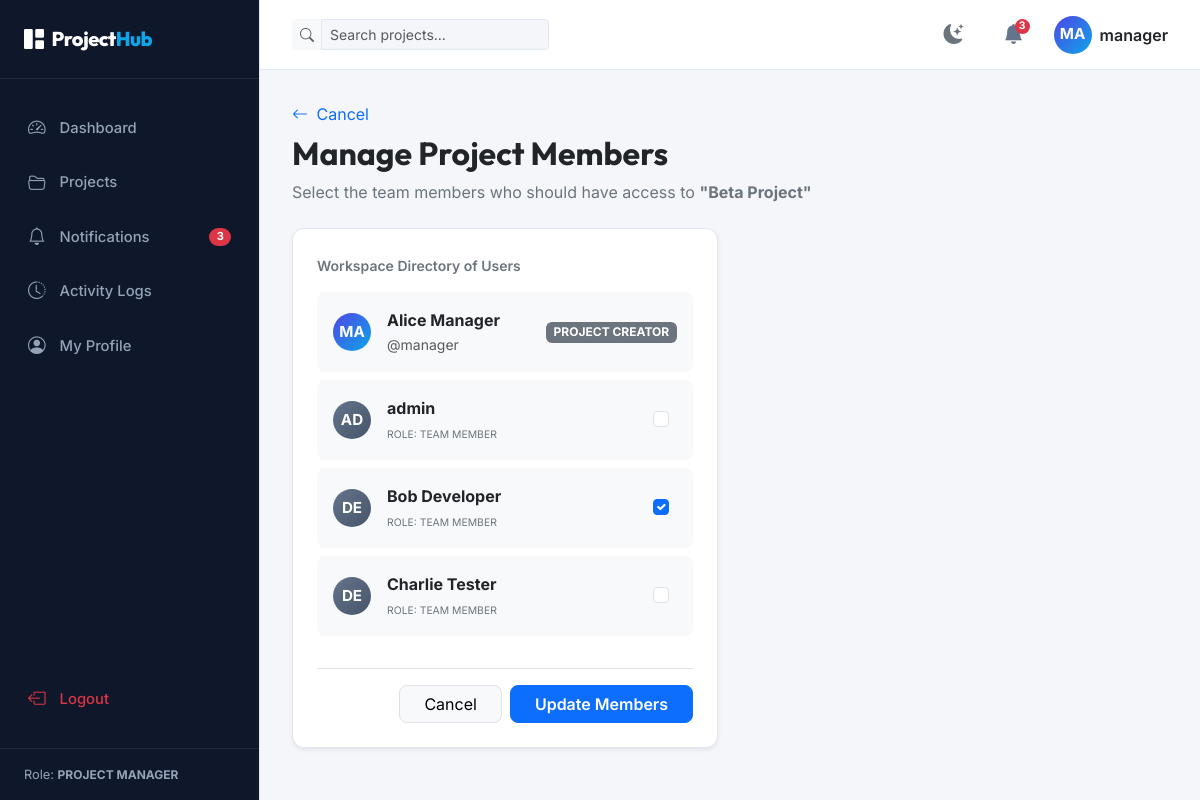
The page /projects/2/invite/ (signed in) on the database its author committed.
### management_app/models.py (models this page shows, shortened)
class CustomUser(AbstractUser):
    ROLE_CHOICES = (
        ('ADMIN', 'Admin'),
        ('PROJECT_MANAGER', 'Project Manager'),
        ('TEAM_MEMBER', 'Team Member'),
    )
    role = models.CharField(max_length=20, choices=ROLE_CHOICES, default='TEAM_MEMBER')
    full_name = models.CharField(max_length=255, blank=True)
    profile_picture = models.ImageField(upload_to='profile_pics/', blank=True, null=True)

class Project(models.Model):
    STATUS_CHOICES = (
        ('PLANNING', 'Planning'),
        ('ACTIVE', 'Active'),
        ('COMPLETED', 'Completed'),
    )
    name = models.CharField(max_length=255)
    description = models.TextField(blank=True)
    created_by = models.ForeignKey(CustomUser, on_delete=models.CASCADE, related_name='created_projects')
    start_date = models.DateField()
    end_date = models.DateField()
    status = models.CharField(max_length=20, choices=STATUS_CHOICES, default='PLANNING')
    members = models.ManyToManyField(CustomUser, related_name='projects')

### management_app/views.py (the view, shortened to what this page needs)
# urls.py: path('projects/<int:project_id>/invite/', views.invite_members_view, name='invite_members'),
@login_required
def invite_members_view(request, project_id):
    project = get_object_or_404(Project, id=project_id)
    if project.created_by != request.user and request.user.role != 'ADMIN':
        messages.error(request, "You do not have permission to manage members.")
        return redirect('project_detail', project_id=project.id)
    users = CustomUser.objects.all().exclude(id=project.created_by.id)
    return render(request, 'invite_members.html', {'project': project, 'users': users})

### templates/invite_members.html (shortened to what this page needs)
{% extends 'base.html' %}
{% block content %}
<div class="container-fluid px-0">
    <div class="mb-4">
        <a href="{% url 'project_detail' project.id %}" class="text-decoration-none">
            <i class="bi bi-arrow-left me-1"></i> Cancel
        </a>
        <h2 class="fw-bold text-dark mt-2">Manage Project Members</h2>
        <p class="text-secondary mb-0">Select the team members who should have access to <strong>"{{ project.name }}"</strong></p>
    </div>
    <div class="row">
        <div class="col-lg-8 col-xl-6">
            <div class="card shadow-sm border-0" style="border-radius: 12px;">
                <div class="card-body p-4">
                    <form method="POST" action="{% url 'invite_members' project.id %}">
                        <div class="mb-4">
                            <label class="form-label small fw-semibold text-secondary mb-3">Workspace Directory of Users</label>
                            <div class="list-group">
                                <div class="list-group-item d-flex justify-content-between align-items-center bg-light border-0 py-3 mb-2" style="border-radius: 8px;">
                                    <div class="d-flex align-items-center gap-3">
                                        {% if project.created_by.profile_picture %}
                                        <img src="{{ project.created_by.profile_picture.url }}" class="rounded-circle border" style="width: 38px; height: 38px; object-fit: cover;">
                                        {% else %}
                                        <div class="user-avatar-initials" style="width: 38px; height: 38px;">
                                            {{ project.created_by.username|slice:":2"|upper }}
                                        </div>
                                        {% endif %}
                                        <div>
                                            <span class="fw-bold text-dark d-block">{{ project.created_by.full_name|default:project.created_by.username }}</span>
                                            <span class="text-muted small">@{{ project.created_by.username }}</span>
                                        </div>
                                    </div>
                                    <span class="badge bg-secondary text-uppercase">Project Creator</span>
                                </div>
                                {% if users %}
                                    {% for u in users %}
                                    <label class="list-group-item d-flex justify-content-between align-items-center border-0 py-3 mb-2 bg-light hover-bg-light cursor-pointer" style="border-radius: 8px;">
                                        <div class="d-flex align-items-center gap-3">
                                            {% if u.profile_picture %}
                                            <img src="{{ u.profile_picture.url }}" class="rounded-circle border" style="width: 38px; height: 38px; object-fit: cover;">
                                            {% else %}
                                            <div class="user-avatar-initials" style="width: 38px; height: 38px; background: linear-gradient(135deg, #64748b, #475569);">
                                                {{ u.username|slice:":2"|upper }}
                                            </div>
                                            {% endif %}
                                            <div>
                                                <span class="fw-bold text-dark d-block">{{ u.full_name|default:u.username }}</span>
                                                <span class="text-secondary small text-uppercase" style="font-size: 0.65rem;">Role: {{ u.get_role_display }}</span>
                                            </div>
                                        </div>
                                        <div class="form-check">
                                            <input class="form-check-input" type="checkbox" name="members" value="{{ u.id }}" id="user_{{ u.id }}" {% if u in project.members.all %}checked{% endif %}>
                                        </div>
                                    </label>
                                    {% endfor %}
                                {% else %}
                                    <div class="text-center py-3 text-muted">
                                        <span class="small">No other registered users in the database yet.</span>
                                    </div>
                                {% endif %}
                            </div>
                        </div>
                        <div class="d-flex gap-2 justify-content-end border-top pt-3">
                            <a href="{% url 'project_detail' project.id %}" class="btn btn-light border px-4" style="border-radius: 8px;">Cancel</a>
                            <button type="submit" class="btn btn-primary px-4" style="border-radius: 8px; font-weight: 600;">Update Members</button>
                        </div>
                    </form>
                </div>
            </div>
        </div>
    </div>
</div>
{% endblock %}

### templates/base.html (shortened to what this page needs)
{% load static %}
<!DOCTYPE html>
<html lang="en">
<head>
    <link href="https://cdn.jsdelivr.net/npm/bootstrap@5.3.0/dist/css/bootstrap.min.css" rel="stylesheet">
    <link rel="stylesheet" href="https://cdn.jsdelivr.net/npm/bootstrap-icons@1.10.5/font/bootstrap-icons.css">
    <link rel="stylesheet" href="{% static 'css/style.css' %}">
</head>
<body>
    <div class="app-wrapper">
        {% if user.is_authenticated %}
        <aside class="app-sidebar">
            <div class="sidebar-header">
                <div class="sidebar-logo">
                    <i class="bi bi-grid-1x2-fill me-2"></i>Project<span>Hub</span>
                </div>
            </div>
            <ul class="sidebar-menu">
                <li>
                    <a href="{% url 'dashboard' %}"
                        class="menu-item-link {% if request.resolver_match.url_name == 'dashboard' or request.resolver_match.url_name == 'dashboard_alias' %}active{% endif %}">
                        <i class="bi bi-speedometer2"></i>
                        <span>Dashboard</span>
                    </a>
                </li>
                <li>
                    <a href="{% url 'projects' %}"
                        class="menu-item-link {% if request.resolver_match.url_name == 'projects' or 'project' in request.resolver_match.url_name %}active{% endif %}">
                        <i class="bi bi-folder2-open"></i>
                        <span>Projects</span>
                    </a>
                </li>
                <li>
                    <a href="{% url 'notifications' %}"
                        class="menu-item-link {% if request.resolver_match.url_name == 'notifications' %}active{% endif %}">
                        <i class="bi bi-bell"></i>
                        <span>Notifications</span>
                        <span class="badge bg-danger rounded-pill ms-auto notification-badge"
                            style="display:none;"></span>
                    </a>
                </li>
                <li>
                    <a href="{% url 'activity_logs' %}"
                        class="menu-item-link {% if request.resolver_match.url_name == 'activity_logs' %}active{% endif %}">
                        <i class="bi bi-clock-history"></i>
                        <span>Activity Logs</span>
                    </a>
                </li>
                <li>
                    <a href="{% url 'profile' %}"
                        class="menu-item-link {% if request.resolver_match.url_name == 'profile' %}active{% endif %}">
                        <i class="bi bi-person-circle"></i>
                        <span>My Profile</span>
                    </a>
                </li>
                <li class="mt-auto">
                    <a href="{% url 'logout' %}" class="menu-item-link text-danger">
                        <i class="bi bi-box-arrow-left"></i>
                        <span>Logout</span>
                    </a>
                </li>
            </ul>
            <div class="sidebar-footer">
                <span>Role: <strong class="text-uppercase" style="font-size: 0.75rem;">{{ user.get_role_display }}</strong></span>
            </div>
        </aside>
        {% endif %}
        <main class="app-content">
            {% if user.is_authenticated %}
            <nav class="app-navbar">
                <div class="d-flex align-items-center gap-3">
                    <form class="navbar-search" method="GET" action="{% url 'projects' %}">
                        <div class="input-group input-group-sm">
                            <span class="input-group-text bg-light border-0"><i
                                    class="bi bi-search text-muted"></i></span>
                            <input type="text" name="search" class="form-control bg-light border-0"
                                placeholder="Search projects..." value="{{ search_query|default:'' }}">
                        </div>
                    </form>
                </div>
                <div class="navbar-actions">
                    <button class="navbar-icon-btn" id="theme-toggle-btn" title="Toggle Theme">
                        <i class="bi bi-moon-stars-fill text-secondary"></i>
                    </button>
                    <div class="dropdown">
                        <button class="navbar-icon-btn" id="notificationsDropdown" data-bs-toggle="dropdown"
                            aria-expanded="false">
                            <i class="bi bi-bell-fill"></i>
                            <span class="badge bg-danger rounded-pill badge-pill notification-badge"
                                style="display:none;"></span>
                        </button>
                    </div>
                    <div class="dropdown">
                        <button class="btn btn-link p-0 border-0 d-flex align-items-center gap-2 text-decoration-none"
                            id="userProfileDropdown" data-bs-toggle="dropdown" aria-expanded="false">
                            {% if user.profile_picture %}
                            <img src="{{ user.profile_picture.url }}" alt="Profile" class="rounded-circle border"
                                style="width: 38px; height: 38px; object-fit: cover;">
                            {% else %}
                            <div class="user-avatar-initials">
                                {{ user.username|slice:":2"|upper }}
                            </div>
                            {% endif %}
                            <span class="d-none d-md-inline fw-semibold text-dark">{{ user.username }}</span>
                        </button>
                    </div>
                </div>
            </nav>
            {% endif %}
            <div class="page-container">
                {% block content %}{% endblock %}
            </div>
        </main>
    </div>
</body>
</html>

### static/css/style.css (style rules this page uses)
:root { --font-heading: 'Outfit', sans-serif; --font-body: 'Inter', sans-serif; --bg-app: #f4f6f9; --bg-card: #ffffff; --bg-sidebar: #0f172a; --bg-sidebar-hover: #1e293b; --text-main: #1e293b; --text-muted: #64748b; --text-sidebar: #f8fafc; --text-sidebar-muted: #94a3b8; --border-color: #e2e8f0; --primary-color: #4f46e5; --primary-hover: #4338ca; --accent-color: #0ea5e9; --kanban-bg: #e2e8f0; --priority-low: #10b981; --priority-medium: #f59e0b; --priority-high: #ef4444; --transition-speed: 0.3s; --glass-bg: rgba(255, 255, 255, 0.85); --glass-border: rgba(255, 255, 255, 0.3); }
body { font-family: var(--font-body); background-color: var(--bg-app); color: var(--text-main); transition: background-color var(--transition-speed), color var(--transition-speed); overflow-x: hidden; }
h1, h2, h3, h4, h5, h6 { font-family: var(--font-heading); font-weight: 600; }
.app-wrapper { display: flex; min-height: 100vh; width: 100vw; }
.app-sidebar { width: 260px; background-color: var(--bg-sidebar); color: var(--text-sidebar); display: flex; flex-direction: column; transition: width var(--transition-speed); z-index: 1000; flex-shrink: 0; border-right: 1px solid var(--border-color); }
.sidebar-header { padding: 1.5rem; display: flex; align-items: center; gap: 0.75rem; border-bottom: 1px solid rgba(255, 255, 255, 0.08); }
.sidebar-logo { font-family: var(--font-heading); font-size: 1.25rem; font-weight: 800; letter-spacing: -0.025em; color: #fff; text-decoration: none; }
.sidebar-logo span { color: var(--accent-color); }
.sidebar-menu { list-style: none; padding: 1.5rem 0.75rem; margin: 0; display: flex; flex-direction: column; gap: 0.25rem; flex-grow: 1; }
.menu-item-link { display: flex; align-items: center; gap: 0.875rem; padding: 0.75rem 1rem; color: var(--text-sidebar-muted); text-decoration: none; border-radius: 0.5rem; font-size: 0.925rem; font-weight: 500; transition: all 0.2s; }
.menu-item-link i { font-size: 1.1rem; }
.sidebar-footer { padding: 1rem 1.5rem; border-top: 1px solid rgba(255, 255, 255, 0.08); font-size: 0.8rem; color: var(--text-sidebar-muted); display: flex; align-items: center; justify-content: space-between; }
.app-content { flex-grow: 1; display: flex; flex-direction: column; min-width: 0; }
.app-navbar { height: 70px; background-color: var(--bg-card); border-bottom: 1px solid var(--border-color); display: flex; align-items: center; justify-content: space-between; padding: 0 2rem; z-index: 999; }
.navbar-search { max-width: 320px; width: 100%; }
.navbar-actions { display: flex; align-items: center; gap: 1.25rem; }
.navbar-icon-btn { background: none; border: none; color: var(--text-muted); font-size: 1.25rem; cursor: pointer; position: relative; width: 40px; height: 40px; border-radius: 50%; display: flex; align-items: center; justify-content: center; transition: all 0.2s; }
.navbar-icon-btn .badge-pill { position: absolute; top: 4px; right: 4px; padding: 0.25em 0.4em; font-size: 0.65rem; }
.user-avatar-initials { width: 38px; height: 38px; border-radius: 50%; background: linear-gradient(135deg, var(--primary-color), var(--accent-color)); color: white; display: flex; align-items: center; justify-content: center; font-weight: 700; font-size: 0.95rem; }
.page-container { padding: 2rem; flex-grow: 1; overflow-y: auto; }
.card { background-color: var(--bg-card) !important; border: 1px solid var(--border-color) !important; color: var(--text-main) !important; }
.form-control, .form-select { background-color: var(--bg-app) !important; border: 1px solid var(--border-color) !important; color: var(--text-main) !important; }

### rows shown on the page
CustomUser: role "PROJECT MANAGER", username "MA", username "manager"
Project: name "Beta Project", created_by.username "MA", created_by.full_name "Alice Manager", created_by.username "manager"
CustomUser: username "AD", full_name "admin", role "TEAM MEMBER"
CustomUser: username "DE", full_name "Bob Developer", role "TEAM MEMBER", members "☑"
CustomUser: username "DE", full_name "Charlie Tester", role "TEAM MEMBER"
